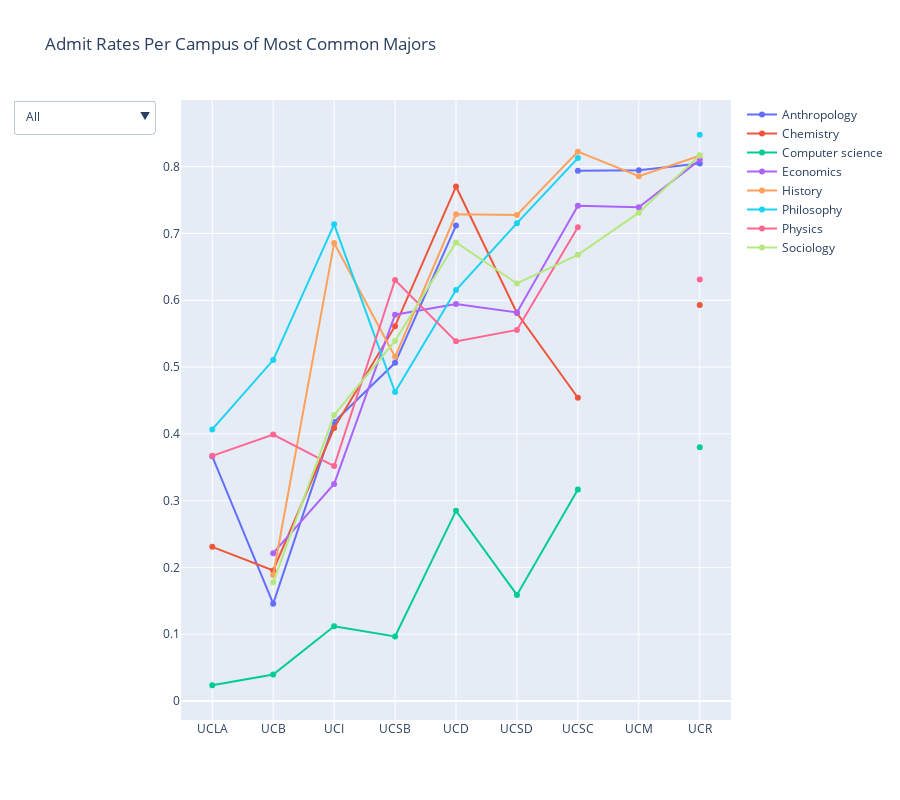

The cell this chart's notebook holds for it:
### Code cell
# Interactive plot of admit rate by major with 
# UC's sorted by acceptance rate from low to high
drop_down_plot(pivot2, title="Admit Rates Per Campus of Most Common Majors")

### Figure 1 — Plotly figure (JSON) as saved in the notebook; plotly's stock layout.template omitted (floating-point values rounded to 4 significant figures)
{"data": [{"name": "Anthropology", "type": "scatter", "x": ["UCLA", "UCB", "UCI", "UCSB", "UCD", "UCSD", "UCSC", "UCM", "UCR"], "y": [0.3664, 0.1457, 0.4178, 0.5063, 0.7119, null, 0.7938, 0.7945, 0.8047]}, {"name": "Chemistry", "type": "scatter", "x": ["UCLA", "UCB", "UCI", "UCSB", "UCD", "UCSD", "UCSC", "UCM", "UCR"], "y": [0.2308, 0.1955, 0.4087, 0.5612, 0.7703, 0.5809, 0.4541, null, 0.593]}, {"name": "Computer science", "type": "scatter", "x": ["UCLA", "UCB", "UCI", "UCSB", "UCD", "UCSD", "UCSC", "UCM", "UCR"], "y": [0.02354, 0.03967, 0.1118, 0.09664, 0.2846, 0.1588, 0.3167, null, 0.3799]}, {"name": "Economics", "type": "scatter", "x": ["UCLA", "UCB", "UCI", "UCSB", "UCD", "UCSD", "UCSC", "UCM", "UCR"], "y": [null, 0.2213, 0.325, 0.5783, 0.5942, 0.5818, 0.7415, 0.7391, 0.8102]}, {"name": "History", "type": "scatter", "x": ["UCLA", "UCB", "UCI", "UCSB", "UCD", "UCSD", "UCSC", "UCM", "UCR"], "y": [null, 0.1886, 0.6856, 0.5154, 0.7287, 0.7278, 0.8225, 0.7857, 0.8164]}, {"name": "Philosophy", "type": "scatter", "x": ["UCLA", "UCB", "UCI", "UCSB", "UCD", "UCSD", "UCSC", "UCM", "UCR"], "y": [0.4066, 0.5104, 0.7137, 0.4626, 0.6154, 0.7154, 0.8128, null, 0.8478]}, {"name": "Physics", "type": "scatter", "x": ["UCLA", "UCB", "UCI", "UCSB", "UCD", "UCSD", "UCSC", "UCM", "UCR"], "y": [0.367, 0.3989, 0.3517, 0.6303, 0.5385, 0.5556, 0.7093, null, 0.6311]}, {"name": "Sociology", "type": "scatter", "x": ["UCLA", "UCB", "UCI", "UCSB", "UCD", "UCSD", "UCSC", "UCM", "UCR"], "y": [null, 0.1776, 0.4282, 0.5392, 0.6866, 0.6251, 0.668, 0.7312, 0.817]}], "layout": {"height": 800, "title": {"text": "Admit Rates Per Campus of Most Common Majors"}, "updatemenus": [{"active": 0, "buttons": [{"args": [{"showlegend": true, "title": "All", "visible": [true, true, true, true, true, true, true, true]}], "label": "All", "method": "update"}, {"args": [{"showlegend": true, "title": "Anthropology", "visible": [true, false, false, false, false, false, false, false]}], "label": "Anthropology", "method": "update"}, {"args": [{"showlegend": true, "title": "Chemistry", "visible": [false, true, false, false, false, false, false, false]}], "label": "Chemistry", "method": "update"}, {"args": [{"showlegend": true, "title": "Computer science", "visible": [false, false, true, false, false, false, false, false]}], "label": "Computer science", "method": "update"}, {"args": [{"showlegend": true, "title": "Economics", "visible": [false, false, false, true, false, false, false, false]}], "label": "Economics", "method": "update"}, {"args": [{"showlegend": true, "title": "History", "visible": [false, false, false, false, true, false, false, false]}], "label": "History", "method": "update"}, {"args": [{"showlegend": true, "title": "Philosophy", "visible": [false, false, false, false, false, true, false, false]}], "label": "Philosophy", "method": "update"}, {"args": [{"showlegend": true, "title": "Physics", "visible": [false, false, false, false, false, false, true, false]}], "label": "Physics", "method": "update"}, {"args": [{"showlegend": true, "title": "Sociology", "visible": [false, false, false, false, false, false, false, true]}], "label": "Sociology", "method": "update"}]}]}}
